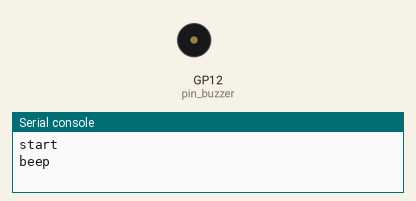
Recording of a program running on a simulated Raspberry Pi Pico running MicroPython. On the bench: buzzer (waves = sounding, pin HIGH), the last lines printed to the serial console. At 30.0 s the program stops and its outputs stay as they are.

Above: at 1.0 s.
At 5.5 s:
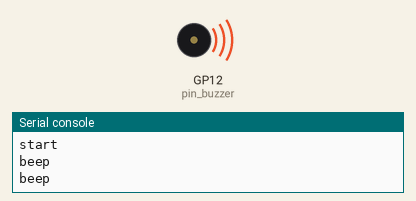
Timing chart, 0 to 6.9 s (numbered marks = the images above):
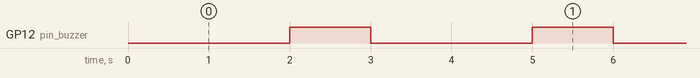

The program:

buzzer.py
```python
#有源蜂鸣器

from machine import Pin
from time import sleep

pin_buzzer = Pin(12, Pin.OUT)
pin_buzzer.value(1)

print('start')
for _ in range(10):
    print('beep')
    pin_buzzer.value(0) # ON
    sleep(2)
    pin_buzzer.value(1) # OFF
    sleep(1)

pin_buzzer.value(1)
print('stop')
```

Measured:
- by itself, GP12 (pin_buzzer): alternates HIGH for 1.0 s and LOW for 2.0 s
